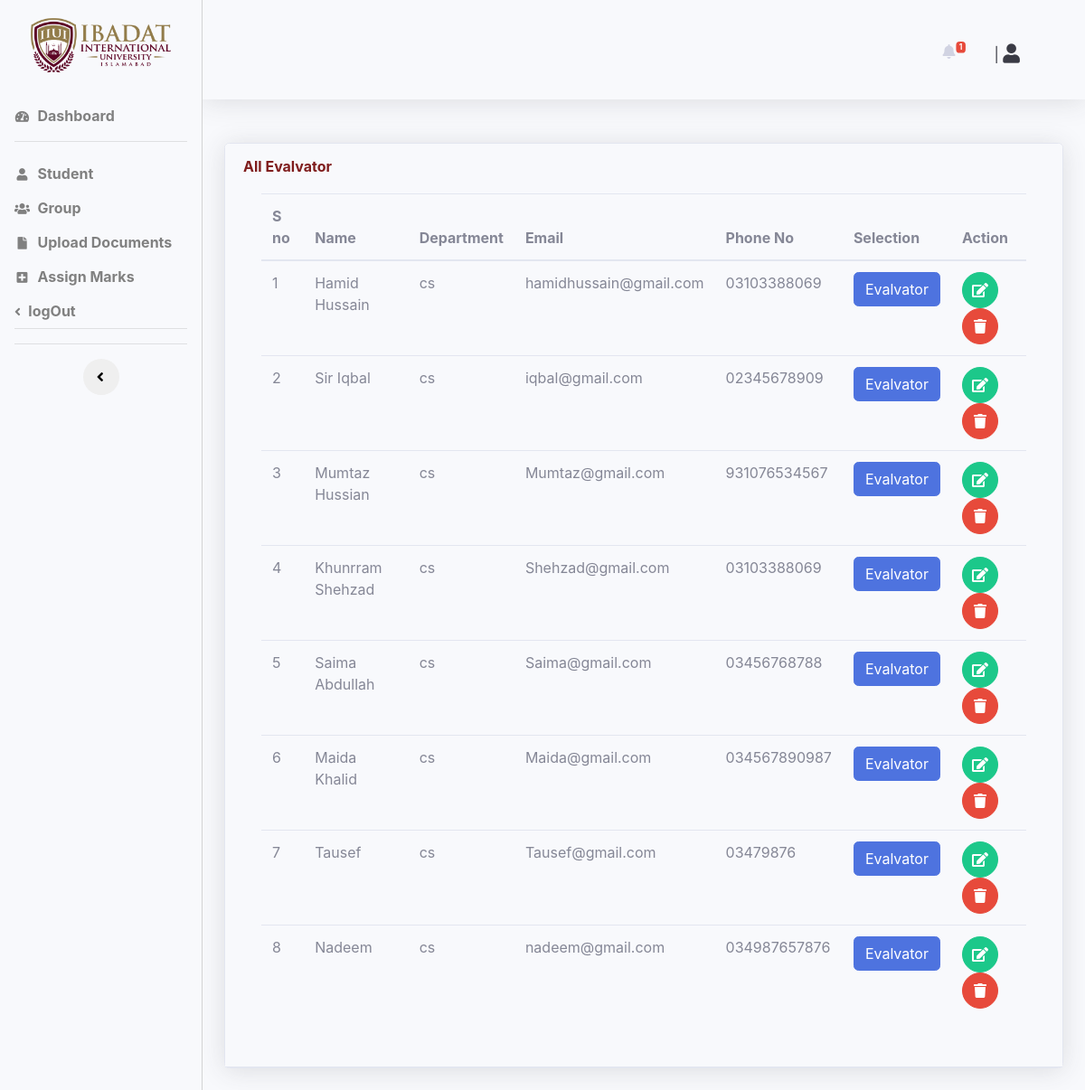
/supervisor/evalvator.php, run on the app's committed database.
### tables this page shows
CREATE TABLE `faculty_tbl` (
  `faculty_id` int(11) NOT NULL AUTO_INCREMENT,
  `name` varchar(50) DEFAULT NULL,
  `department` varchar(50) DEFAULT NULL,
  `email` varchar(50) DEFAULT NULL,
  `phone_no` varchar(14) DEFAULT NULL,
  `password` varchar(255) DEFAULT NULL,
  `role` varchar(255) DEFAULT NULL,
  `status` char(3) DEFAULT '0',
  PRIMARY KEY (`faculty_id`)
);

### supervisor/evalvator.php (the view, shortened to what this page needs)
<?php
include('include/header.php');
include('include/navbar.php');
?>
 <div class="container-fluid">
     <div class="row">
         <div class="col-xl-12">
             <div class="card shadow mb-4">
                 <div class="card-header py-3">
                     <h6 class="m-0 font-weight-bold" style="color: rgb(127, 29 ,29)">All Evalvator</h6>
                     <div class="card-body">
                         <div class="table-responsive">
                             <table class="table " id="dataTable" width="100%" cellspacing="0">
                                 <thead>
                                     <tr>
                                         <th>S no</th>
                                         <th>Name</th>
                                         <th>Department</th>
                                         <th>Email</th>
                                         <th>Phone No</th>
                                         <th>Selection</th>
                                         <th>Action</th>
                                     </tr>
                                 </thead>
                                 <tbody>
                                                                <?php
                                $sno = 1;
                                $query = "SELECT * from faculty_tbl where  role='Supervisor'";
                                $run = mysqli_query($conn, $query);
                                while ($faculty_data = mysqli_fetch_array($run)) {
                                ?>
                                     <tr>
                                         <td><?php echo $sno++; ?></td>
                                         <td><?php echo $faculty_data['1'] ?></td>
                                         <td> <?php echo $faculty_data['2'] ?></td>
                                         <td> <?php echo $faculty_data['3'] ?></td>
                                         <td> <?php echo $faculty_data['4'] ?></td>
                                         <td><a href="faculty.php?del_id=<?php echo $faculty_data['0']  ?>"
                                         class="btn btn-primary  ">Evalvator</a></td>
                                         <td><button class="btn btn-success btn-circle" data-toggle="modal" type="button"
					                       data-target="#update_modal<?php echo $faculty_data['0']?>">
                                           <span class="glyphicon glyphicon-edit"></span> <i class='fa fa-edit'></i></button>
                                             <a href="faculty.php?del_id=<?php echo $faculty_data['0']  ?>" class="btn btn-danger btn-circle "><i
                                                     class="fa fa-trash"></i></a>
                                         </td>
                                     </tr>
                                     <?php
                                         }
                                        ?>
                                 </tbody>
                             </table>
                         </div>
                     </div>
                 </div>
             </div>
         </div>
     </div>
 </div>
 <?php
include('include/footer.php');
?>

### supervisor/include/header.php (shortened to what this page needs)
<!DOCTYPE html>
<html lang="en">
<head>
    <link href="assets/vendor/fontawesome-free/css/all.min.css" rel="stylesheet" type="text/css">
    <link href="assets/css/sb-admin-2.min.css" rel="stylesheet">
</head>
<body id="page-top">
    <div id="wrapper">

### supervisor/include/navbar.php (shortened to what this page needs)
<ul class="navbar-nav  sidebar sidebar-primary accordion shadow" id="accordionSidebar"
    style="background-color:#f8f9fc; border-right:1px solid lightgray;">
    <a class="sidebar-brand d-flex align-items-center justify-content-center "
        style="background-color:f8f9fc ; width:100%;height:100px;" href="index.php">
        <img src="assets/img/logo.png" alt="" style="width: 100%;" class="p-3">
    </a>
    <li class="nav-item ">
        <a class="nav-link" style="color:gray" href="index.php">
            <i class="fas fa-fw fa-tachometer-alt"></i>
            <b>Dashboard</b></a>
    </li>
    <hr class="sidebar-divider">
    <li class="nav-item">
        <a class="nav-link" style="color:gray;padding:7px 1rem" href="student.php">
            <i class="fas fa-fw fa-user"></i>
            <b>Student</b></a>
    </li>
    <li class="nav-item">
        <a class="nav-link" style="color:gray;padding:7px 1rem" href="group.php">
            <i class="fas fa-fw fa-users"></i>
            <b>Group</b></a>
    </li>
    <li class="nav-item">
        <a class="nav-link" style="color:gray;padding:7px 1rem" href="document.php">
            <i class="fas fa-fw fa-file"></i>
            <b>Upload Documents</b></a>
    </li>
    <li class="nav-item">
        <a class="nav-link" style="color:gray;padding:7px 1rem" href="result.php">
            <i class="fas fa-fw fa-plus-square"></i>
            <b>Assign Marks</b></a>
    </li>
    <li class="nav-item">
        <a class="nav-link" style="color:gray;padding:7px 1rem" href="../logout.php">
            <i class="fas fa-angle-left"></i>
            <b>logOut</b></a>
    </li>
    <hr class="sidebar-divider">
    <hr class="sidebar-divider d-none d-md-block">
    <div class="text-center d-none d-md-inline">
        <button class="rounded-circle border-0" id="sidebarToggle"></button>
    </div>
</ul>
<div id="content-wrapper" class="">
    <div id="content">
        <nav class="navbar navbar-expand navbar-light topbar mb-5 static-top shadow p-5"
            style="background-color:#f8f9fc; width:100%;height:110px">
            <ul class="navbar-nav ml-auto">
                <li class="nav-item dropdown no-arrow mx-1 mt-5">
                    <a class="nav-link dropdown-toggle" href="#" id="alertsDropdown" role="button"
                        data-toggle="dropdown" aria-haspopup="true" aria-expanded="false">
                        <i class="fas fa-bell fa-fw"></i>
                        <span class="badge badge-danger badge-counter"><?php
                                                                        $query = "SELECT * from notification_tbl";
                                                                        $runquery = mysqli_query($conn, $query);
                                                                        $num = mysqli_num_rows($runquery);
                                                                        echo $num ?></span>
                    </a>
                </li>
                <li class="nav-item">
                    <a class="nav-link " href="#" id="userDropdown" role="button" data-toggle="dropdown"
                        aria-haspopup="true" aria-expanded="false">
                        <span class="mr-2 d-none d-lg-inline text-gray-600 small">
                            <a style="margin-bottom: 60px;" class="dropdown-item " href="admin_logout.php"
                                data-toggle="modal" data-target="#logoutModal">
                                | <?php echo $_SESSION['name'] ?>
                                <i class="fas fa-user fa-lg fa-x text-gray-900"></i>
                            </a>
                        </span>
                    </a>
                </li>
            </ul>
        </nav>

### supervisor/include/footer.php
</div>
</body>
</html>

### data on the page
faculty_tbl: name "Hamid Hussain", department "cs", email "hamidhussain@gmail.com", phone_no "03103388069"
faculty_tbl: name "Sir Iqbal", department "cs", email "iqbal@gmail.com", phone_no "02345678909"
faculty_tbl: name "Mumtaz Hussian", department "cs", email "Mumtaz@gmail.com", phone_no "931076534567"
faculty_tbl: name "Khunrram Shehzad", department "cs", email "Shehzad@gmail.com", phone_no "03103388069"
faculty_tbl: name "Saima Abdullah", department "cs", email "Saima@gmail.com", phone_no "03456768788"
faculty_tbl: name "Maida Khalid", department "cs", email "Maida@gmail.com", phone_no "034567890987"
faculty_tbl: name "Tausef", department "cs", email "Tausef@gmail.com", phone_no "03479876"
faculty_tbl: name "Nadeem", department "cs", email "nadeem@gmail.com", phone_no "034987657876"

### other printed values
$num "1"
